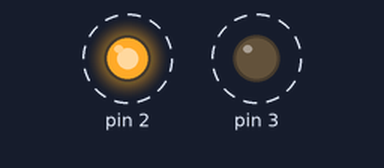
Bench run of a sketch on a simulated Arduino Uno, built with avr-gcc and run on an emulated ATmega328P. On the bench: output pins drawn as LEDs (lit = HIGH). Dashed ring = blinking.

Above: at 0.3 s.
Timing chart, 0 to 3.8 s (numbered marks = the images above):
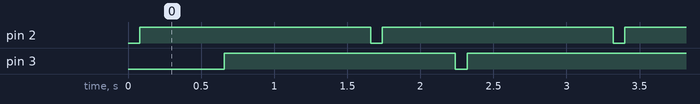

Measured:
- by itself, pin 2, pin 3: alternates HIGH for 1.6 s and LOW for 0.08 s
- by itself, everything shown: repeats every 14.9 s, in 36 steps

The sketch:

DumbMaster.ino
```cpp
void setup() {
  pinMode(2, OUTPUT);
  pinMode(3, OUTPUT);
}

void loop() {
  digitalWrite(2, LOW);
  delay(80);
  digitalWrite(2, HIGH);
  delay(500);
  digitalWrite(3, LOW);
  delay(80);
  digitalWrite(3, HIGH);
  delay(1000);
}
```
